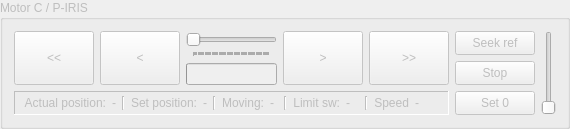
     <widget class="QGroupBox" name="group_c">
      <property name="enabled">
       <bool>false</bool>
      </property>
      <property name="title">
       <string>Motor C / P-IRIS</string>
      </property>
      <layout class="QGridLayout" name="gridLayout_3">
       <item row="1" column="0">
        <widget class="QFrame" name="frame_3">
         <property name="frameShape">
          <enum>QFrame::Panel</enum>
         </property>
         <property name="frameShadow">
          <enum>QFrame::Sunken</enum>
         </property>
         <layout class="QHBoxLayout" name="horizontalLayout_17">
          <property name="topMargin">
           <number>4</number>
          </property>
          <property name="bottomMargin">
           <number>4</number>
          </property>
          <item>
           <layout class="QHBoxLayout" name="horizontalLayout_18">
            <item>
             <widget class="QLabel" name="label_a_9">
              <property name="text">
               <string>Actual position:</string>
              </property>
              <property name="alignment">
               <set>Qt::AlignRight|Qt::AlignTrailing|Qt::AlignVCenter</set>
              </property>
             </widget>
            </item>
            <item>
             <widget class="QLabel" name="label_c_pos">
              <property name="text">
               <string>-</string>
              </property>
             </widget>
            </item>
           </layout>
          </item>
          <item>
           <widget class="Line" name="line_7">
            <property name="orientation">
             <enum>Qt::Vertical</enum>
            </property>
           </widget>
          </item>
          <item>
           <layout class="QHBoxLayout" name="horizontalLayout_19">
            <item>
             <widget class="QLabel" name="label_a_10">
              <property name="text">
               <string>Set position:</string>
              </property>
              <property name="alignment">
               <set>Qt::AlignRight|Qt::AlignTrailing|Qt::AlignVCenter</set>
              </property>
             </widget>
            </item>
            <item>
             <widget class="QLabel" name="label_c_setpos">
              <property name="text">
               <string>-</string>
              </property>
             </widget>
            </item>
           </layout>
          </item>
          <item>
           <layout class="QHBoxLayout" name="horizontalLayout_20">
            <item>
             <widget class="Line" name="line_8">
              <property name="orientation">
               <enum>Qt::Vertical</enum>
              </property>
             </widget>
            </item>
            <item>
             <widget class="QLabel" name="label_a_11">
              <property name="text">
               <string>Moving:</string>
              </property>
              <property name="alignment">
               <set>Qt::AlignRight|Qt::AlignTrailing|Qt::AlignVCenter</set>
              </property>
             </widget>
            </item>
            <item>
             <widget class="QLabel" name="label_c_status">
              <property name="text">
               <string>-</string>
              </property>
             </widget>
            </item>
           </layout>
          </item>
          <item>
           <widget class="Line" name="line_9">
            <property name="orientation">
             <enum>Qt::Vertical</enum>
            </property>
           </widget>
          </item>
          <item>
           <layout class="QHBoxLayout" name="horizontalLayout_21">
            <item>
             <widget class="QLabel" name="label_a_12">
              <property name="text">
               <string>Limit sw:</string>
              </property>
              <property name="alignment">
               <set>Qt::AlignRight|Qt::AlignTrailing|Qt::AlignVCenter</set>
              </property>
             </widget>
            </item>
            <item>
             <widget class="QLabel" name="label_c_limitsw">
              <property name="text">
               <string>-</string>
              </property>
             </widget>
            </item>
           </layout>
          </item>
          <item>
           <widget class="Line" name="line_12">
            <property name="orientation">
             <enum>Qt::Vertical</enum>
            </property>
           </widget>
          </item>
          <item>
           <layout class="QHBoxLayout" name="horizontalLayout_24">
            <item>
             <widget class="QLabel" name="label_a_16">
              <property name="text">
               <string>Speed</string>
              </property>
              <property name="alignment">
               <set>Qt::AlignRight|Qt::AlignTrailing|Qt::AlignVCenter</set>
              </property>
             </widget>
            </item>
            <item>
             <widget class="QLabel" name="label_c_speed">
              <property name="text">
               <string>-</string>
              </property>
             </widget>
            </item>
           </layout>
          </item>
         </layout>
        </widget>
       </item>
       <item row="0" column="1" rowspan="2">
        <layout class="QVBoxLayout" name="verticalLayout_6">
         <item>
          <widget class="QPushButton" name="btn_c_seek">
           <property name="sizePolicy">
            <sizepolicy hsizetype="Minimum" vsizetype="Expanding">
             <horstretch>0</horstretch>
             <verstretch>0</verstretch>
            </sizepolicy>
           </property>
           <property name="text">
            <string>Seek ref</string>
           </property>
          </widget>
         </item>
         <item>
          <widget class="QPushButton" name="btn_c_stop">
           <property name="sizePolicy">
            <sizepolicy hsizetype="Minimum" vsizetype="Expanding">
             <horstretch>0</horstretch>
             <verstretch>0</verstretch>
            </sizepolicy>
           </property>
           <property name="text">
            <string>Stop</string>
           </property>
          </widget>
         </item>
         <item>
          <widget class="QPushButton" name="btn_c_0">
           <property name="sizePolicy">
            <sizepolicy hsizetype="Minimum" vsizetype="Expanding">
             <horstretch>0</horstretch>
             <verstretch>0</verstretch>
            </sizepolicy>
           </property>
           <property name="text">
            <string>Set 0</string>
           </property>
          </widget>
         </item>
        </layout>
       </item>
       <item row="0" column="0">
        <layout class="QHBoxLayout" name="horizontalLayout_22">
         <item>
          <widget class="QPushButton" name="btn_c_left">
           <property name="sizePolicy">
            <sizepolicy hsizetype="Minimum" vsizetype="Expanding">
             <horstretch>0</horstretch>
             <verstretch>0</verstretch>
            </sizepolicy>
           </property>
           <property name="text">
            <string>&lt;&lt;</string>
           </property>
           <property name="autoRepeat">
            <bool>true</bool>
           </property>
           <property name="autoRepeatInterval">
            <number>50</number>
           </property>
          </widget>
         </item>
         <item>
          <widget class="QPushButton" name="btn_c_left_fine">
           <property name="sizePolicy">
            <sizepolicy hsizetype="Minimum" vsizetype="Expanding">
             <horstretch>0</horstretch>
             <verstretch>0</verstretch>
            </sizepolicy>
           </property>
           <property name="text">
            <string>&lt;</string>
           </property>
           <property name="autoRepeat">
            <bool>true</bool>
           </property>
           <property name="autoRepeatInterval">
            <number>50</number>
           </property>
          </widget>
         </item>
         <item>
          <layout class="QVBoxLayout" name="verticalLayout_5">
           <item>
            <widget class="QSlider" name="slider_c">
             <property name="enabled">
              <bool>false</bool>
             </property>
             <property name="sizePolicy">
              <sizepolicy hsizetype="Expanding" vsizetype="Minimum">
               <horstretch>0</horstretch>
               <verstretch>0</verstretch>
              </sizepolicy>
             </property>
             <property name="maximum">
              <number>65535</number>
             </property>
             <property name="orientation">
              <enum>Qt::Horizontal</enum>
             </property>
             <property name="tickPosition">
              <enum>QSlider::TicksBelow</enum>
             </property>
             <property name="tickInterval">
              <number>1000</number>
             </property>
            </widget>
           </item>
           <item>
            <widget class="QProgressBar" name="progress_c">
             <property name="maximum">
              <number>65535</number>
             </property>
             <property name="value">
              <number>0</number>
             </property>
             <property name="textVisible">
              <bool>false</bool>
             </property>
            </widget>
           </item>
          </layout>
         </item>
         <item>
          <widget class="QPushButton" name="btn_c_right_fine">
           <property name="sizePolicy">
            <sizepolicy hsizetype="Minimum" vsizetype="Expanding">
             <horstretch>0</horstretch>
             <verstretch>0</verstretch>
            </sizepolicy>
           </property>
           <property name="text">
            <string>&gt;</string>
           </property>
           <property name="autoRepeat">
            <bool>true</bool>
           </property>
           <property name="autoRepeatInterval">
            <number>50</number>
           </property>
          </widget>
         </item>
         <item>
          <widget class="QPushButton" name="btn_c_right">
           <property name="sizePolicy">
            <sizepolicy hsizetype="Minimum" vsizetype="Expanding">
             <horstretch>0</horstretch>
             <verstretch>0</verstretch>
            </sizepolicy>
           </property>
           <property name="text">
            <string>&gt;&gt;</string>
           </property>
           <property name="autoRepeat">
            <bool>true</bool>
           </property>
           <property name="autoRepeatInterval">
            <number>50</number>
           </property>
          </widget>
         </item>
        </layout>
       </item>
       <item row="0" column="2" rowspan="2">
        <widget class="QSlider" name="slider_c_speed">
         <property name="orientation">
          <enum>Qt::Vertical</enum>
         </property>
        </widget>
       </item>
      </layout>
      <zorder>frame_3</zorder>
      <zorder></zorder>
      <zorder>slider_c_speed</zorder>
     </widget>
